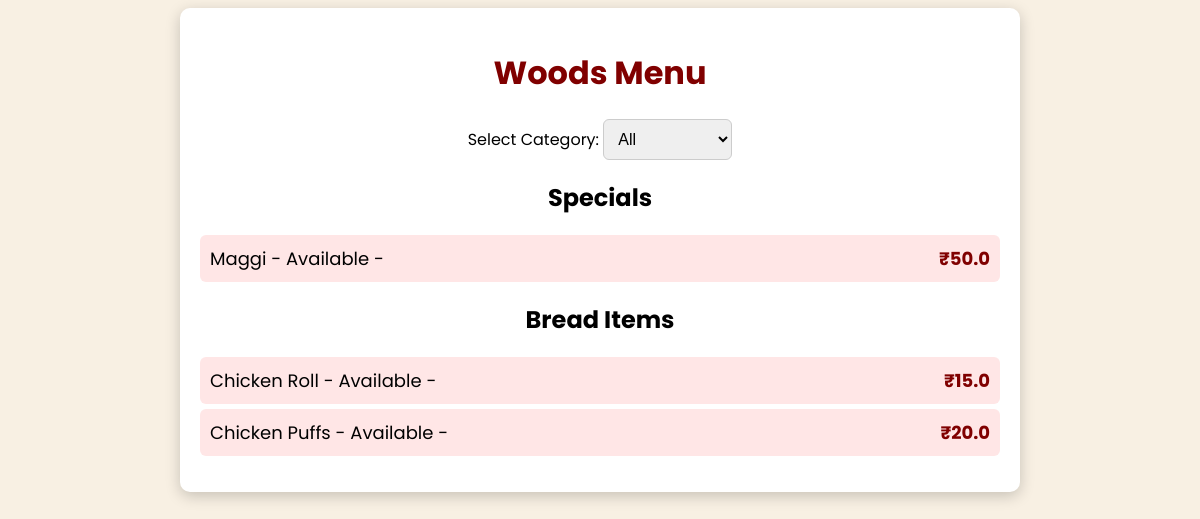
The page /cafeteria/Woods on the database its author committed.
### tables this page shows
CREATE TABLE menu (
                          id INTEGER PRIMARY KEY AUTOINCREMENT,
                          cafeteria_id INTEGER,
                          item TEXT,
                          category TEXT,  -- Added this line
                          available INTEGER DEFAULT 1,
                          dietary TEXT, price REAL DEFAULT 0,
                          FOREIGN KEY (cafeteria_id) REFERENCES cafeterias(id));

### app.py (the view)
@app.route('/cafeteria/<cafeteria_name>')
def cafeteria_menu(cafeteria_name):
    with sqlite3.connect("cafeteria.db") as conn:
        cursor = conn.cursor()
        cursor.execute('''SELECT menu.item, menu.price, menu.available, menu.dietary, menu.category
                          FROM menu JOIN cafeterias ON menu.cafeteria_id = cafeterias.id
                          WHERE cafeterias.name = ?''', (cafeteria_name,))
        items = cursor.fetchall()
    categorized_menu = {}
    for name, price, available, dietary, category in items:
        if category not in categorized_menu:
            categorized_menu[category] = []
        categorized_menu[category].append((name, price, available, dietary))
    return render_template('cafeteria_menu.html', cafeteria_name=cafeteria_name, categorized_menu=categorized_menu)

### templates/cafeteria_menu.html (shortened to what this page needs)
<html lang="en">
<head>
</head>
<body>
    <div class="container">
        <h1>{{ cafeteria_name }} Menu</h1>
        <div class="dropdown">
            <label for="category">Select Category:</label>
            <select id="category" onchange="filterMenu()">
                <option value="all">All</option>
            </select>
        </div>
        {% for category, items in categorized_menu.items() %}
            <div class="menu-category" id="{{ category }}">
                <h2>{{ category }}</h2>
                <ul class="menu-list">
                    {% for item in items %}
                        <li class="menu-item">
                            <span>{{ item[0] }} - {% if item[2] %} Available {% else %} Not Available {% endif %} - {{ item[3] }}</span>
                            <span class="price">₹{{ item[1] | float | round(2) }}</span>
                        </li>
                    {% endfor %}
                </ul>
            </div>
        {% endfor %}
    </div>
</body>
</html>

### templates/cafeteria_menu.html (style rules this page uses)
body { font-family: 'Poppins', sans-serif; background: url('https://www.rajagiritech.ac.in/images/aboutus/campus.jpg') no-repeat center center fixed; background-color: #f8f0e3; text-align: center; }
.container { max-width: 800px; margin: auto; background: white; padding: 20px; border-radius: 10px; box-shadow: 0 4px 15px rgba(0, 0, 0, 0.2); }
h1 { color: #800000; }
.dropdown { margin: 10px 0; }
select { padding: 10px; font-size: 16px; border-radius: 6px; border: 1px solid #ccc; }
.menu-category { display: none; }
.menu-list { list-style-type: none; padding: 0; }
.menu-item { background: #ffe6e6; padding: 10px; border-radius: 6px; margin: 5px 0; font-size: 18px; display: flex; justify-content: space-between; align-items: center; }
.price { font-weight: bold; color: #800000; }

### rows shown on the page
menu: category "Specials", item "Maggi", available "Available", price "50.0"
menu: category "Bread Items", item "Chicken Roll", available "Available", price "15.0"
menu: item "Chicken Puffs", available "Available", price "20.0"

### other values the page prints
{{ cafeteria_name }} "Woods"
